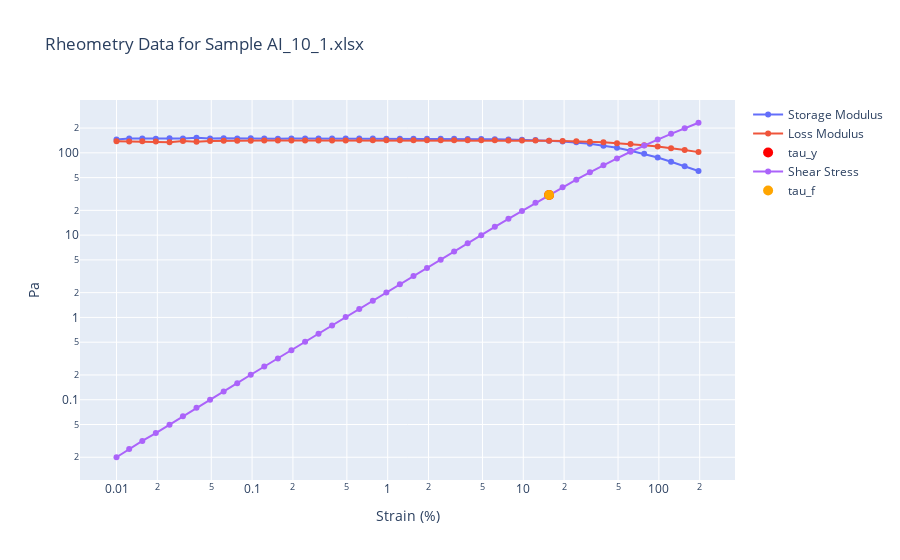
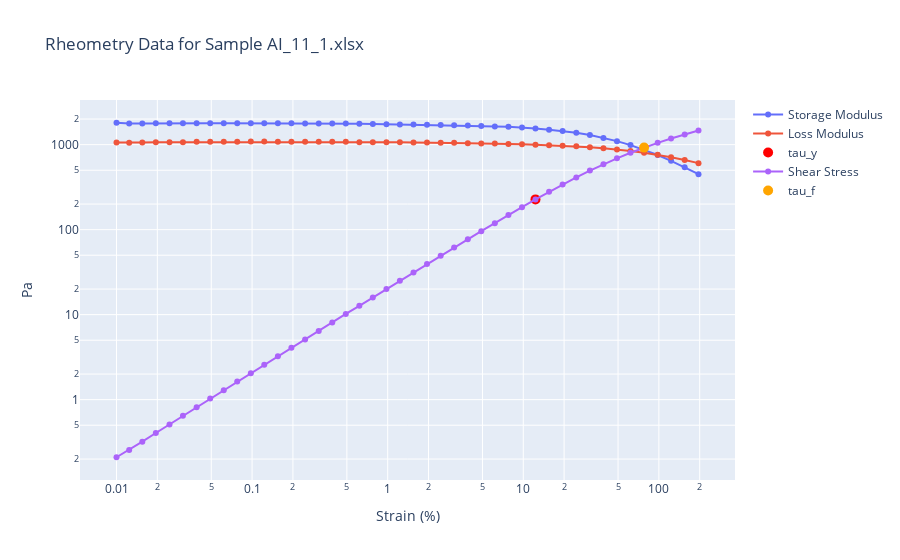
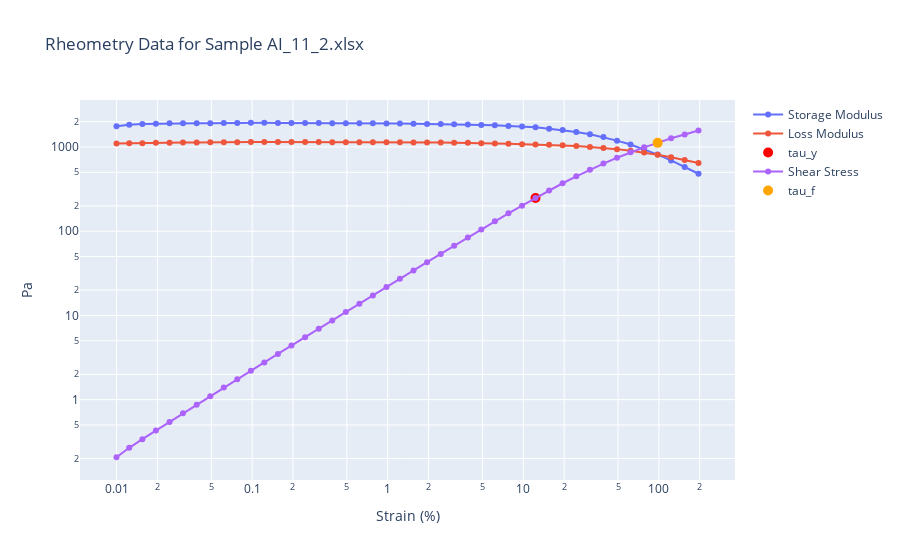
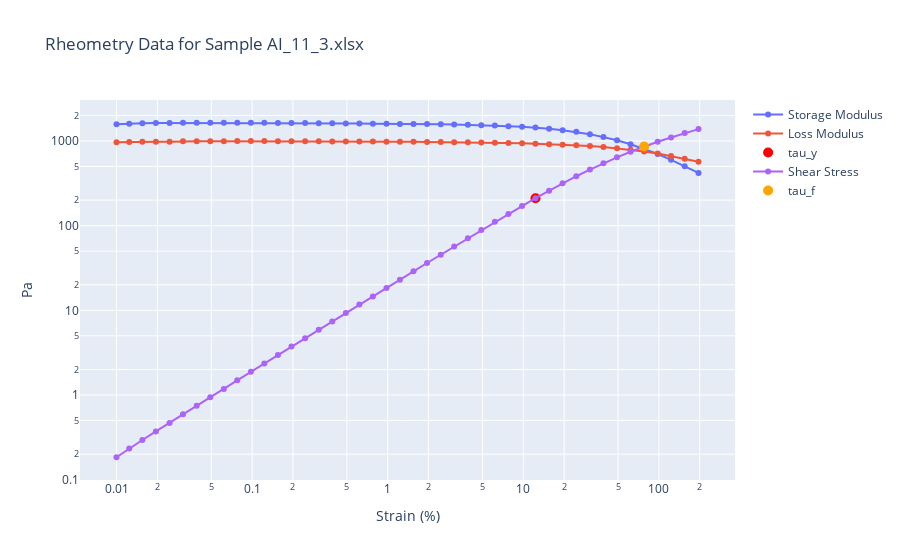

Notebook cell for these charts, in order:
### Markdown cell above
# Processing all data

### Code cell
# Load and split all into sweeps and flows

data_folder = "data/"

all_files = os.listdir(data_folder + "rheometry/")
all_files.sort()
sweeps_dataframes = []
flows_dataframes = []
successful_files = []
for filename in all_files[:]:
    try:
        sweep_df, flow_df = read_rheometry_file(data_folder + "rheometry/" + filename)
    except Exception as e:
        print(f"Error reading {filename}: {e}")
        continue
    successful_files.append(filename)
    sweep_extracted = extract_relevant_data_sweep(sweep_df)
    flow_extracted = extract_relevant_data_flow(flow_df)
    sweeps_dataframes.append(sweep_extracted)
    flows_dataframes.append(flow_extracted)

# plot all sweeps with plotly
for i, sweep_df in enumerate(sweeps_dataframes):
    plot_rheometry_plotly(
        sweep_df, title="Rheometry Data for Sample " + successful_files[i]
    )
